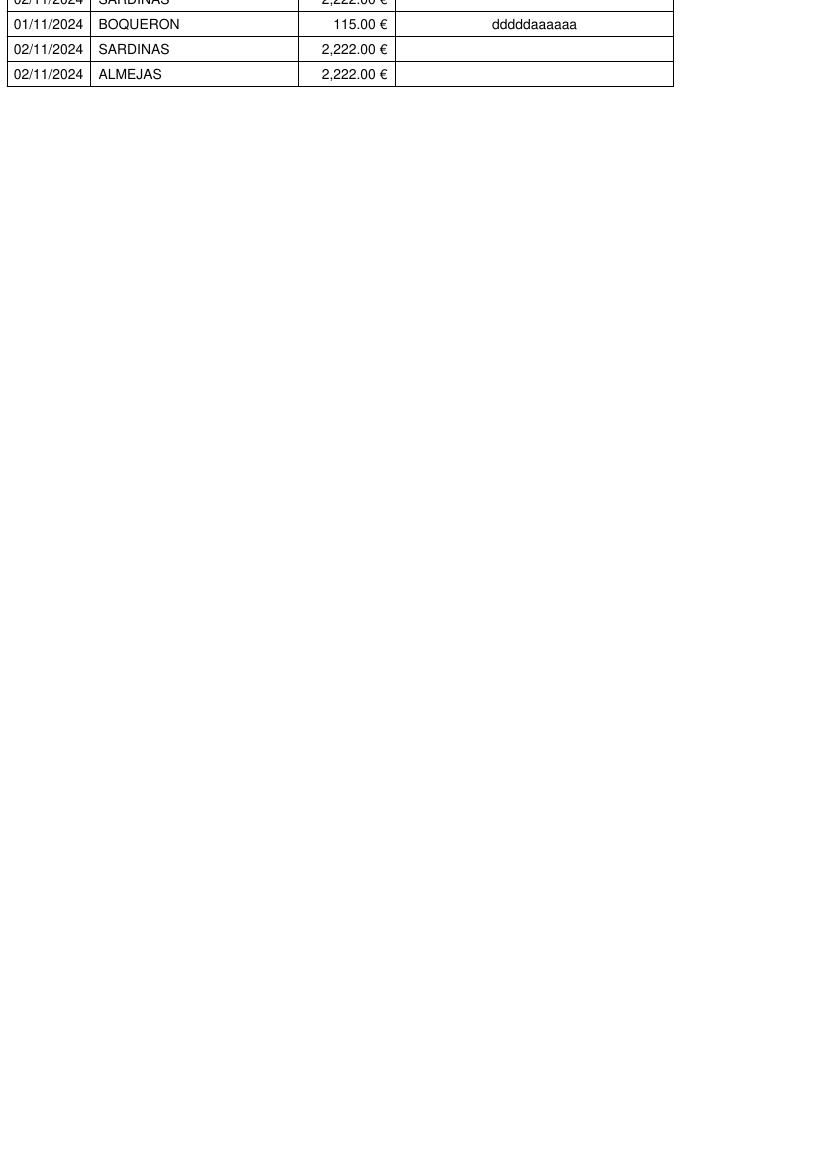

Source code (Python):
import sqlite3
from reportlab.lib.pagesizes import A4
from reportlab.lib import colors
from reportlab.platypus import Table, TableStyle
from reportlab.pdfgen import canvas
from tkinter import filedialog, messagebox

def generar_pdf_consulta():
    """
    Genera un PDF con los registros de la vista 'consulta_detalle_listado' de la base de datos.
    """
    # Abrir diálogo para seleccionar ubicación y nombre de archivo
    pdf_path = filedialog.asksaveasfilename(
        defaultextension=".pdf",
        filetypes=[("PDF files", "*.pdf")],
        title="Guardar archivo PDF"
    )
    
    if not pdf_path:
        return  # Si el usuario cancela, no hacer nada

    try:
        # Conectar a la base de datos
        conn = sqlite3.connect('pescaderia.db')
        cursor = conn.cursor()

        # Obtener los registros de la vista 'consulta_detalle_listado'
        cursor.execute("SELECT fecha, especie, pvp, nota_int FROM consulta_detalle_listado")
        registros = cursor.fetchall()

        # Crear el archivo PDF
        c = canvas.Canvas(pdf_path, pagesize=A4)
        c.setTitle("Consulta Detalle Listado")
        width, height = A4

        # Ajustar el margen superior a 1 cm (28.35 puntos)
        margen_superior = 28.35
        margen_izquierdo = 28.35

        # Título del PDF
        c.setFont("Helvetica-Bold", 12)
        c.drawString(margen_izquierdo, height - margen_superior, "Listado de especies")

        # Crear la tabla con los datos
        data = [["Fecha", "Especie", "PVP (€)", "Nota Interna"]]  # Encabezados
        for row in registros:
            fecha = row[0] or ""
            especie = row[1] or ""
            
            # Validar si el valor de PVP es numérico antes de formatearlo
            try:
                pvp = f"{float(row[2]):,.2f} €" if row[2] is not None else ""
            except ValueError:
                pvp = ""  # Si no es numérico, dejar el campo vacío

            nota_int = row[3] or ""
            data.append([fecha, especie, pvp, nota_int])

        # Estilo de la tabla
        table = Table(data, colWidths=[50, 100, 50, 150])
        table.setStyle(TableStyle([
            ('BACKGROUND', (0, 0), (-1, 0), colors.grey),
            ('TEXTCOLOR', (0, 0), (-1, 0), colors.whitesmoke),
            ('ALIGN', (0, 0), (-1, 0), 'CENTER'),
            ('FONTNAME', (0, 0), (-1, 0), 'Helvetica-Bold'),
            ('FONTSIZE', (0, 0), (-1, -1), 12),
            ('BOTTOMPADDING', (0, 0), (-1, -1), 0),  # Reducir el relleno inferior
            ('TOPPADDING', (0, 0), (-1, -1), 0),     # Reducir el relleno superior
            ('GRID', (0, 0), (-1, -1), 0.5, colors.black),
            # Alineación específica para columnas
            ('ALIGN', (1, 1), (1, -1), 'LEFT'),  # Columna 'Especie' a la izquierda
            ('ALIGN', (2, 1), (2, -1), 'RIGHT'),  # Columna 'PVP' a la derecha
            ('ALIGN', (3, 1), (3, -1), 'LEFT'),  # Columna 'Nota Interna' a la izquierda
        ]))

        # Dibujar la tabla en el PDF
        table.wrapOn(c, width, height)
        table.drawOn(c, margen_izquierdo, height - margen_superior - 120)  # Ajustar posición de la tabla

        # Guardar el PDF
        c.save()

        messagebox.showinfo("Éxito", f"PDF generado correctamente en:\n{pdf_path}")

    except sqlite3.Error as e:
        messagebox.showerror("Error de Base de Datos", f"No se pudo generar el PDF: {str(e)}")
    except Exception as e:
        messagebox.showerror("Error", f"Error al generar el PDF: {str(e)}")
    finally:
        if conn:
            conn.close()